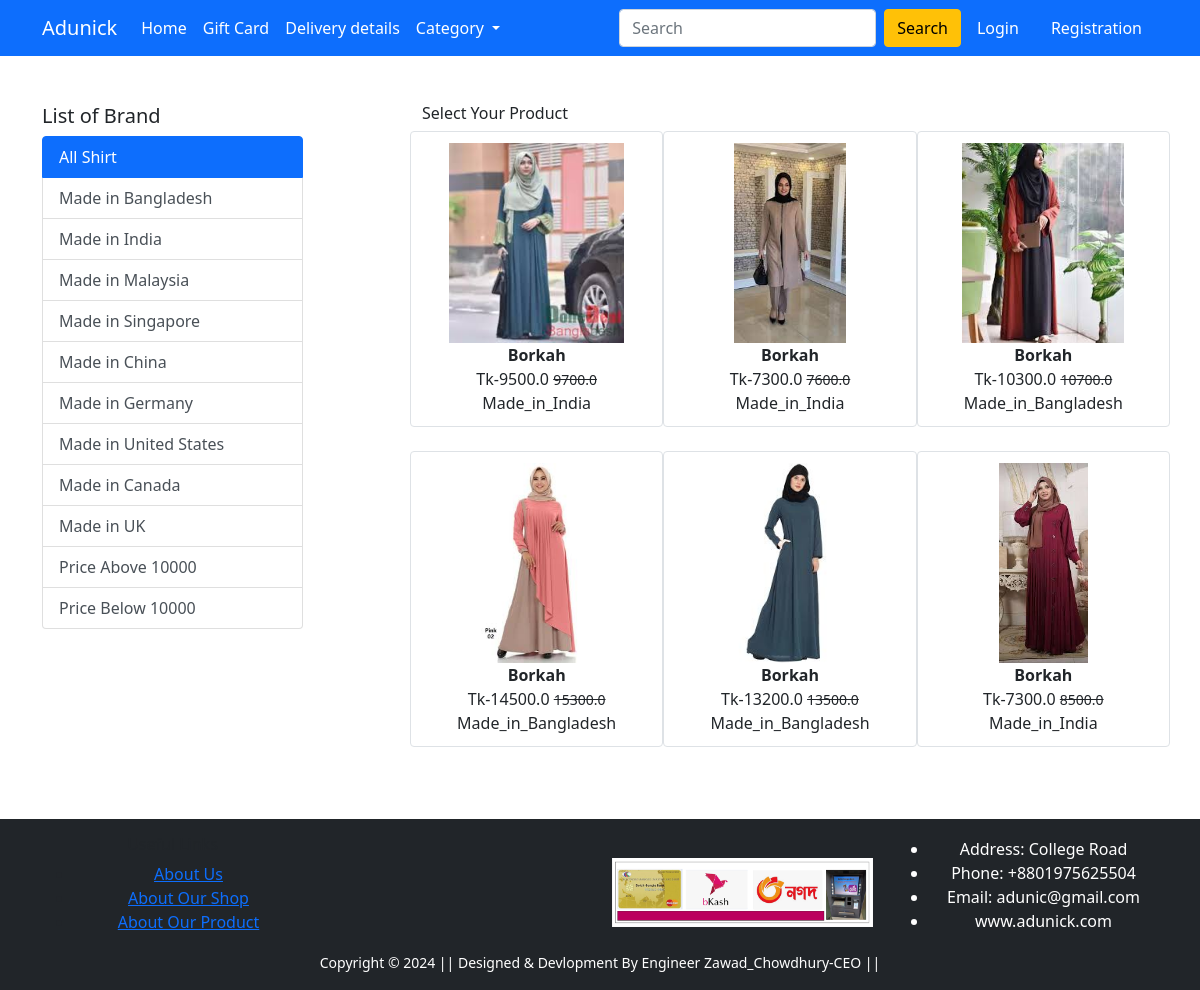
The page /Borkah/ on the database its author committed.
### Shop/models.py (models this page shows, shortened)
class Product(models.Model):
    title=models.CharField(max_length=100)
    selling_price=models.FloatField()
    discounted_price=models.FloatField()
    description=models.TextField()
    brand=models.CharField(max_length=100)
    category=models.CharField(choices=CATEGORY_CHOICES,max_length=200)
    product_image=models.ImageField(upload_to='product_img')

### Shop/views.py (the view)
# urls.py: path('Borkah/', views.Borkah, name='Borkah'),
def Borkah(request,data=None):
     if data==None:
          Borkah=Product.objects.filter(category='BR')
     elif data=='Made_in_Bangladesh' or data=='Made_in_India' or data=='Made_in_Malaysia' or data=='Made_in_Singapore' or data=='Made_in_China' or data=='Made_in_Germany' or data=='Made_in_United_States' or data=='Made_in_Canada'or data=='Made_in_UK' :
          Borkah=Product.objects.filter(category='BR').filter(brand=data)
     elif data=='below':
          Borkah=Product.objects.filter(category='BR').filter(discounted_price__lt=10000)
     elif data=='above':
          Borkah=Product.objects.filter(category='BR').filter(discounted_price__gt=10000)
     return render(request, 'Shop/Borkah.html',{'Borkah':Borkah})

### Shop/templates/Shop/Borkah.html (shortened to what this page needs)
{% extends 'Shop/base.html' %}
{% load static %}
{% block main-content %}
<div class="container my-5">
    <div class="row">
        <div class="col-sm-3">
            <h5>List of Brand</h5>
            <div class="list-group">
                <a href="{% url 'Borkah'%}" class="list-group-item list-group-item-action active" aria-current="true">All Shirt</a>
                <a href="{% url 'Borkah_item' 'Made_in_Bangladesh' %}" class="list-group-item list-group-item-action" aria-current="True">Made in Bangladesh</a>
                <a href="{% url 'Borkah_item' 'Made_in_India' %}" class="list-group-item list-group-item-action" aria-current="True">Made in India</a>
                <a href="{% url 'Borkah_item' 'Made_in_Malaysia' %}" class="list-group-item list-group-item-action" aria-current="True">Made in Malaysia</a>
                <a href="{% url 'Borkah_item' 'Made_in_Singapore' %}" class="list-group-item list-group-item-action" aria-current="True">Made in Singapore</a>
                <a href="{% url 'Borkah_item' 'Made_in_China' %}" class="list-group-item list-group-item-action" aria-current="True">Made in China</a>
                <a href="{% url 'Borkah_item' 'Made_in_Germany' %}" class="list-group-item list-group-item-action" aria-current="True">Made in Germany</a>
                <a href="{% url 'Borkah_item' 'Made_in_United_States' %}" class="list-group-item list-group-item-action" aria-current="True">Made in United States</a>
                <a href="{% url 'Borkah_item' 'Made_in_Canada' %}" class="list-group-item list-group-item-action" aria-current="True">Made in Canada</a>
                <a href="{% url 'Borkah_item' 'Made_in_UK' %}" class="list-group-item list-group-item-action" aria-current="True">Made in UK</a>
                <a href="{% url 'Borkah_item' 'above' %}" class="list-group-item list-group-item-action" aria-current="True">Price Above 10000</a>
                <a href="{% url 'Borkah_item' 'below' %}" class="list-group-item list-group-item-action" aria-current="True">Price Below 10000</a>
            </div>
        </div>
        <div class="col-sm-8 offset-sm-1">
            <h6>Select Your Product</h6>
            <div class="row">
                {% for Product in Borkah %}
                <div class="col-sm-4 text-center mb-4 img-fluid img-thumbnail">
                    <a href="{% url 'product-detail' Product.id %}" class="btn">
                        <div class="item">
                            <img src="{{Product.product_image.url}}" alt="Product Not Available" height="200" class="">
                            <div class="fw-bold">{{Product.title}}</div>
                            <div>Tk-{{Product.discounted_price}}
                                <small class="fw-light text-decoration-line-through">{{Product.selling_price}}</small>
                                <br>
                                {{Product.brand}}
                            </div>
                        </div>
                    </a>
                </div>
                {% endfor %}
            </div>
        </div>
    </div>
</div>
{% endblock main-content %}

### rows shown on the page
Product: product_image (picture), title "Borkah", discounted_price "9500.0", selling_price "9700.0", brand "Made_in_India"
Product: product_image (picture), title "Borkah", discounted_price "7300.0", selling_price "7600.0", brand "Made_in_India"
Product: product_image (picture), title "Borkah", discounted_price "10300.0", selling_price "10700.0", brand "Made_in_Bangladesh"
Product: product_image (picture), title "Borkah", discounted_price "14500.0", selling_price "15300.0", brand "Made_in_Bangladesh"
Product: product_image (picture), title "Borkah", discounted_price "13200.0", selling_price "13500.0", brand "Made_in_Bangladesh"
Product: product_image (picture), title "Borkah", discounted_price "7300.0", selling_price "8500.0", brand "Made_in_India"
